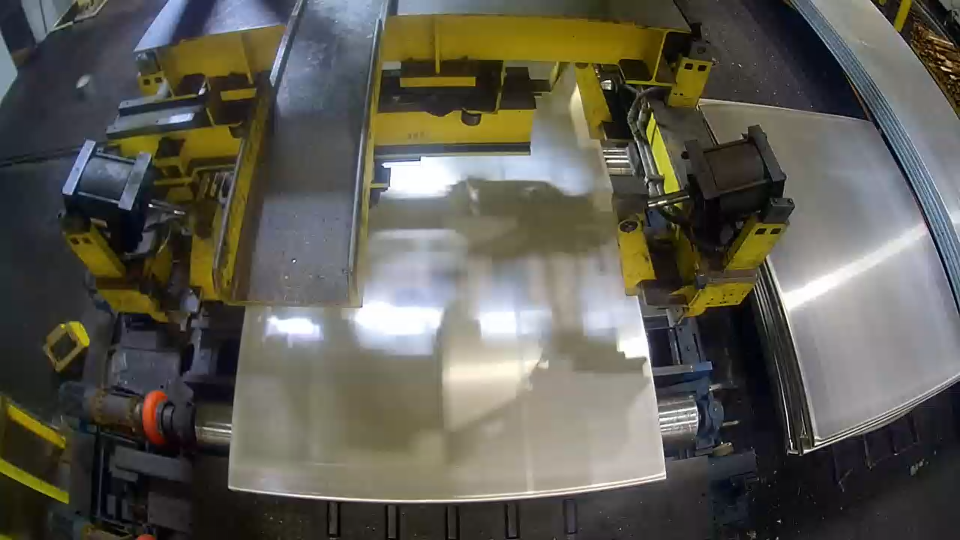
#> input picture Automation/Images/Input/118_with_plate.png, 1920 x 1080 px (shown at 1/2 size)
$ python -i utils.py   (imports and definitions only)
#> lines starting #> are read from the running program, lines starting #| are printed output that depends on the picture
'''
Utils library for Kaiser Plate detection
'''
import sys
import numpy as np
import cv2
from matplotlib import pyplot as plt
import colorsys
from moviepy.editor import *


# [90 lines left out: functions create_global_background, create_global_previous, process_video, find_lines, process_image, not called in this run]

def find_width_edges(new_frame):
    '''
    Finds width edges of plate coming down assembly line
    '''

    #Load images
    im2 = new_frame

    #Subtract
    image = cv2.subtract(new_frame, background_image)

    #Threshhold image
    new_imager = cv2.cvtColor(image, cv2.COLOR_BGR2GRAY)
    ret, thresh = cv2.threshold(new_imager, 85, 255, cv2.THRESH_BINARY)

    #Find largest contour
    contours, hierarchy = cv2.findContours(thresh, cv2.RETR_EXTERNAL, cv2.CHAIN_APPROX_NONE)
    if len(contours) != 0:
        # find the biggest countour (c) by the area
        c = max(contours, key = cv2.contourArea)
        #Find coordinates of edges
        approx = cv2.approxPolyDP(c, 0.009 * cv2.arcLength(c, True), True)
        # Used to flatted the array containing
        # the co-ordinates of the vertices.
        n = approx.ravel()
    #If no contours detected
    else:
        return im2
    #If contours detected dont have atleast 4 points
    if len(n) < 8:
        return im2

    #Find and draw width edges of plate
    lines = find_lines(n)
    #Check if lines are valid (if plate not valid)
    if (lines == False):
        return im2

    #Draw detected lines
    left, right = lines
    left_first_coor = [left[0], left[1]]
    left_second_coor = [left[2], left[3]]
    right_first_coor = [right[0], right[1]]
    right_second_coor = [right[2], right[3]]
    imout = cv2.line(im2, left_first_coor, left_second_coor, (0,255,0), 5)
    imout = cv2.line(imout, right_first_coor, right_second_coor, (0, 255, 0), 5)

    # Return the final image with edges drawn on.
    return imout

# [44 lines left out: function find_leading_edge, not called in this run]

>>> import cv2
>>> picture = cv2.imread('../Images/Input/118_with_plate.png', cv2.IMREAD_GRAYSCALE)
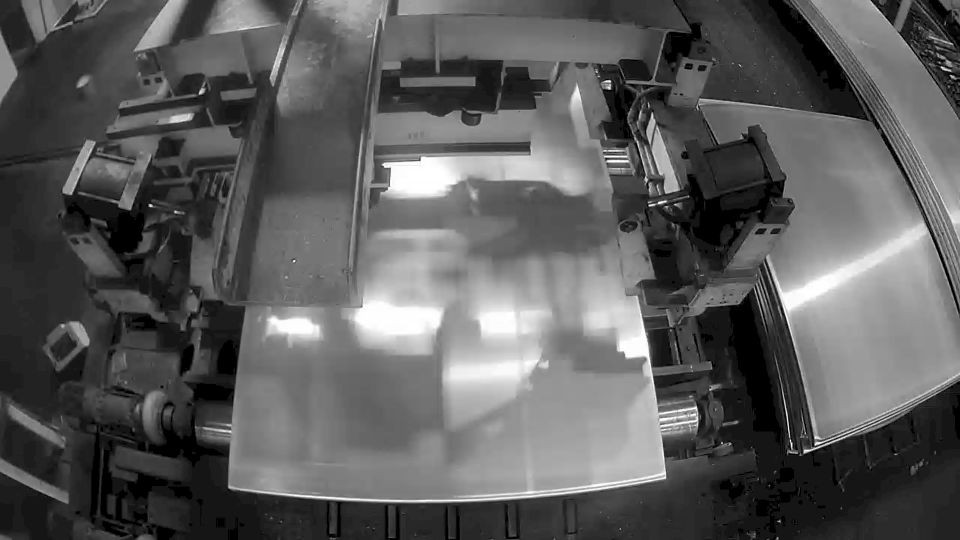
#> picture: shape (1080, 1920) (shown at 1/2 size); min 0, max 255, mean 91.3
#> (the run stopped early here; a loop or call above may not have finished)
